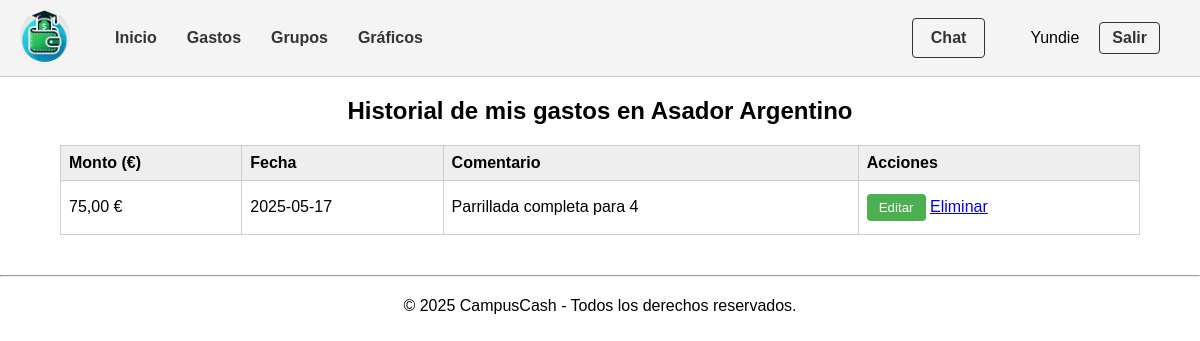
Screenshot of /historial_gasto_grupal.php?id=5 (signed in) with the database file from the repository.
### tables this page shows
CREATE TABLE `grupos` (
  `id` int(11) NOT NULL,
  `nombre` varchar(100) NOT NULL,
  `objetivo` decimal(10,2) DEFAULT 0.00,
  `fecha_creacion` date NOT NULL DEFAULT curdate()
);

CREATE TABLE `gastos_grupales` (
  `id` int(11) NOT NULL,
  `grupo_id` int(11) NOT NULL,
  `usuario_id` int(11) NOT NULL,
  `monto` decimal(10,2) NOT NULL,
  `fecha` date NOT NULL,
  `comentario` text DEFAULT NULL
);

### includes/config.php (called while the page is built, shortened)
<?php
spl_autoload_register(function ($class) {
    $prefix = 'es\\ucm\\fdi\\aw\\';
    $base_dir = __DIR__ . DIRECTORY_SEPARATOR . 'clases' . DIRECTORY_SEPARATOR;
    $len = strlen($prefix);
    $relative_class = substr($class, $len);
    $file = $base_dir . str_replace('\\', DIRECTORY_SEPARATOR, $relative_class) . '.php';
});
?>

### includes/clases/GastosGrupales.php (called while the page is built, shortened)
<?php
class GastosGrupales {
    private $conn;
    public function __construct($conn) {
        $this->conn = $conn;
    }
public function getNombreGrupo($grupo_id) {
    $stmt = $this->conn->prepare("SELECT nombre FROM grupos WHERE id = ?");
    $stmt->bind_param("i", $grupo_id);
    $stmt->execute();
    $resultado = $stmt->get_result();
    $grupo = $resultado->fetch_assoc();
    return $grupo ? $grupo['nombre'] : 'Desconocido';
}
public function getGastosUsuarioGrupo($grupo_id, $usuario_id) {
    $stmt = $this->conn->prepare("
        SELECT id, monto, fecha, comentario
        FROM gastos_grupales
        WHERE grupo_id = ? AND usuario_id = ?
        ORDER BY fecha DESC
    ");
    $stmt->bind_param("ii", $grupo_id, $usuario_id);
    $stmt->execute();
    $res = $stmt->get_result();
    $datos = $res->fetch_all(MYSQLI_ASSOC);
    return $datos;
}
}
?>

### historial_gasto_grupal.php (the view, shortened to what this page needs)
<?php
require_once 'includes/config.php';
$app = \es\ucm\fdi\aw\Aplicacion::getInstance();
$conn = $app->getConexionBd();
$user_id = $_SESSION['user_id'];
$grupo_id = isset($_GET['id']) ? (int)$_GET['id'] : 0;
$gastosGrupales = new GastosGrupales($conn);
$result = $gastosGrupales->getGastosUsuarioGrupo($grupo_id, $user_id);
$nombreGrupo = $gastosGrupales->getNombreGrupo($grupo_id);
?>
<h2 style="text-align:center;">Historial de mis gastos en <?= htmlspecialchars($nombreGrupo) ?></h2>
<table class="tabla-gastos">
  <tr>
    <th>Monto (€)</th>
    <th>Fecha</th>
    <th>Comentario</th>
    <th>Acciones</th>
  </tr>
  <?php foreach ($result as $row): ?>
    <tr>
      <td><?php echo number_format($row['monto'], 2, ',', '.') . ' €'; ?></td>
      <td><?php echo htmlspecialchars($row['fecha']); ?></td>
      <td><?php echo htmlspecialchars($row['comentario']); ?></td>
      <td>
        <button class="btn-edit"
        data-id="<?= $row['id']; ?>"
        data-monto="<?= $row['monto']; ?>"
        data-fecha="<?= $row['fecha']; ?>"
        data-comentario="<?= htmlspecialchars($row['comentario'], ENT_QUOTES) ?>"
        onclick="openEditModal(this)">
             Editar
        </button>
        <a href="eliminar_gasto_grupal.php?id=<?php echo $row['id']; ?>&grupo_id=<?= $grupo_id ?>"
           onclick="return confirm('¿Está seguro de eliminar este registro?');">Eliminar</a>
      </td>
    </tr>
  <?php endforeach; ?>
</table>
<?php
require_once RAIZ_APP . '/vistas/plantilla/plantilla.php';
?>

### css/style.css (style rules this page uses)
body { font-family: Arial, sans-serif; margin: 0; padding: 0; }
button { background-color: #4CAF50; color: white; border: none; padding: 6px 12px; margin: 5px 0; cursor: pointer; border-radius: 4px; }
.tabla-gastos { width: 80%; margin: 20px auto; border-collapse: collapse; }
.tabla-gastos th, .tabla-gastos td { border: 1px solid #ccc; padding: 8px; text-align: left; }
.tabla-gastos th { background-color: #eee; }
.tabla-gastos { width: 90%; margin: 20px auto; border-collapse: collapse; }
main a { transition: background-color 0.3s ease, box-shadow 0.3s ease; }

### rows the page displays
grupos: nombre "Asador Argentino"
gastos_grupales: monto "75,00", fecha "2025-05-17", comentario "Parrillada completa para 4"

### other values shown
$_SESSION['user_name'] "Yundie"
